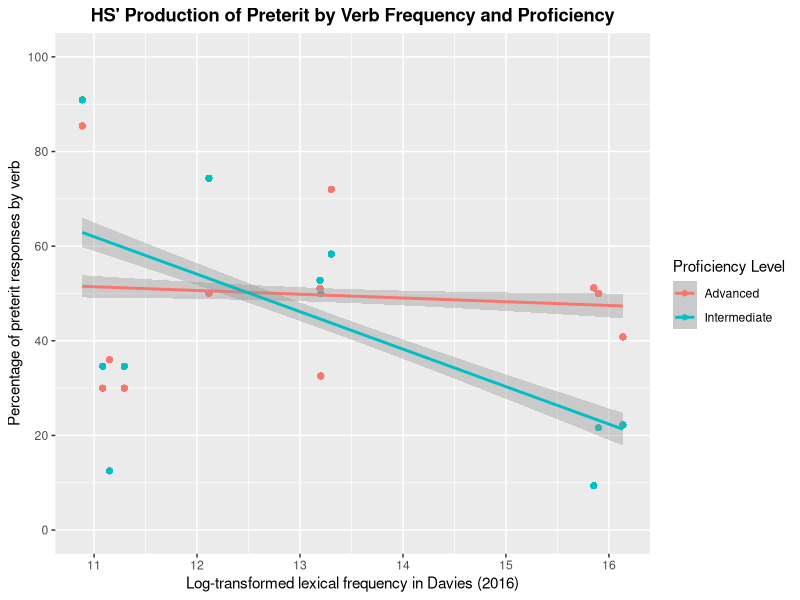

Write R code to recreate this figure.
library(tidyverse)
library(lme4)
library(lmerTest)

options(sciphen = 999)

# Preparation of data
HS_EPT_Advanced = read_csv("./CSV Files/Heritage/Heritage EPT Preterit Data.csv") %>% 
  filter(DELE < 39) %>% 
  mutate(NewTask = "EPT",
         ProfLevel = "Advanced")

HS_EPT_Intermediate = read_csv("./CSV Files/Heritage/Heritage EPT Preterit Data.csv") %>% 
  filter(DELE > 40) %>% 
  mutate(NewTask = "EPT",
         ProfLevel = "Intermediate")


# Creation of verb averages
## Advanced group
HS_EPT_Advanced_VerbAvg = aggregate(HS_EPT_Advanced$Response, list(HS_EPT_Advanced$MainVerb), FUN = mean, na.rm = TRUE)
HS_EPT_Advanced_VerbAvg = HS_EPT_Advanced_VerbAvg %>% rename(Verb_Avg = x)
HS_EPT_Advanced_VerbAvg = left_join(HS_EPT_Advanced, HS_EPT_Advanced_VerbAvg, by = c("MainVerb" = "Group.1")) %>% 
  mutate(Verb_Avg = (Verb_Avg * 100))

## Intermediate group
HS_EPT_Intermediate_VerbAvg = aggregate(HS_EPT_Intermediate$Response, list(HS_EPT_Intermediate$MainVerb), FUN = mean, na.rm = TRUE)
HS_EPT_Intermediate_VerbAvg = HS_EPT_Intermediate_VerbAvg %>% rename(Verb_Avg = x)
HS_EPT_Intermediate_VerbAvg = left_join(HS_EPT_Intermediate, HS_EPT_Intermediate_VerbAvg, by = c("MainVerb" = "Group.1")) %>% 
  mutate(Verb_Avg = (Verb_Avg * 100))

Data_for_Plot <- rbind(HS_EPT_Advanced_VerbAvg, HS_EPT_Intermediate_VerbAvg)

# Generate plot of interaction
Data_for_Plot %>%
  ggplot(aes(x = log(Token_Main_Lemma), y = Verb_Avg, color = ProfGroup)) + 
  geom_point() +
  geom_smooth(method = glm) +
  scale_y_continuous(breaks = seq (0, 100, 20),
                     limits = c(0, 100)) +
  labs(x = "Log-transformed lexical frequency in Davies (2016)", y = "Percentage of preterit responses by verb", color = "Proficiency Level", 
       title = "HS' Production of Preterit by Verb Frequency and Proficiency") +
  theme(plot.title = element_text(hjust = 0.5, face = "bold"))
